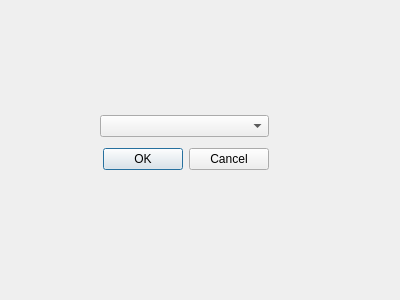
<?xml version="1.0" encoding="UTF-8"?>
<ui version="4.0">
 <class>produireeau</class>
 <widget class="QDialog" name="produireeau">
  <property name="geometry">
   <rect>
    <x>0</x>
    <y>0</y>
    <width>400</width>
    <height>300</height>
   </rect>
  </property>
  <property name="windowTitle">
   <string>Dialog</string>
  </property>
  <widget class="QWidget" name="">
   <property name="geometry">
    <rect>
     <x>100</x>
     <y>110</y>
     <width>169</width>
     <height>66</height>
    </rect>
   </property>
   <layout class="QVBoxLayout" name="verticalLayout">
    <item>
     <widget class="QComboBox" name="comboBox"/>
    </item>
    <item>
     <widget class="QDialogButtonBox" name="buttonBox">
      <property name="orientation">
       <enum>Qt::Orientation::Horizontal</enum>
      </property>
      <property name="standardButtons">
       <set>QDialogButtonBox::StandardButton::Cancel|QDialogButtonBox::StandardButton::Ok</set>
      </property>
     </widget>
    </item>
   </layout>
  </widget>
 </widget>
 <resources/>
 <connections>
  <connection>
   <sender>buttonBox</sender>
   <signal>accepted()</signal>
   <receiver>produireeau</receiver>
   <slot>accept()</slot>
   <hints>
    <hint type="sourcelabel">
     <x>248</x>
     <y>254</y>
    </hint>
    <hint type="destinationlabel">
     <x>157</x>
     <y>274</y>
    </hint>
   </hints>
  </connection>
  <connection>
   <sender>buttonBox</sender>
   <signal>rejected()</signal>
   <receiver>produireeau</receiver>
   <slot>reject()</slot>
   <hints>
    <hint type="sourcelabel">
     <x>316</x>
     <y>260</y>
    </hint>
    <hint type="destinationlabel">
     <x>286</x>
     <y>274</y>
    </hint>
   </hints>
  </connection>
 </connections>
</ui>
